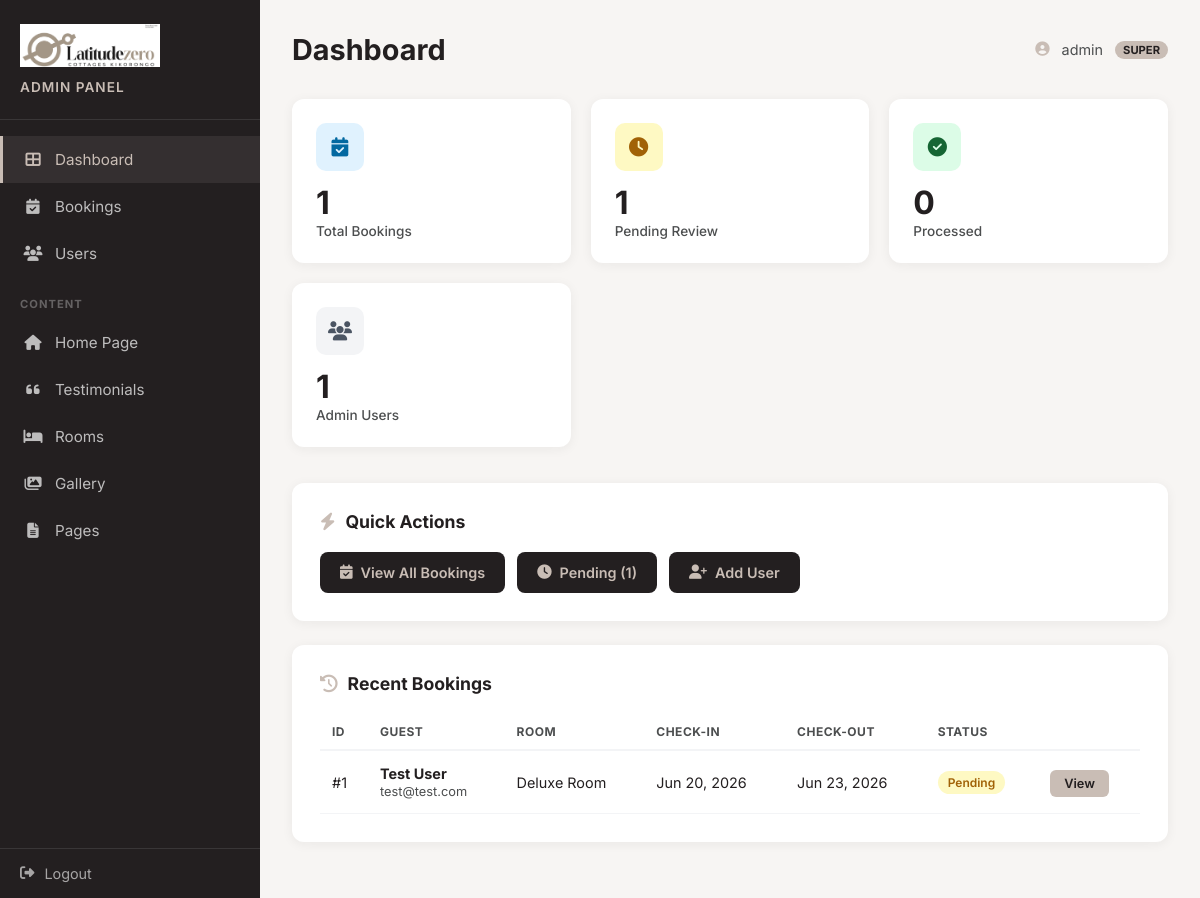
/admin/ (signed in), run on an earlier commit of the app's database.
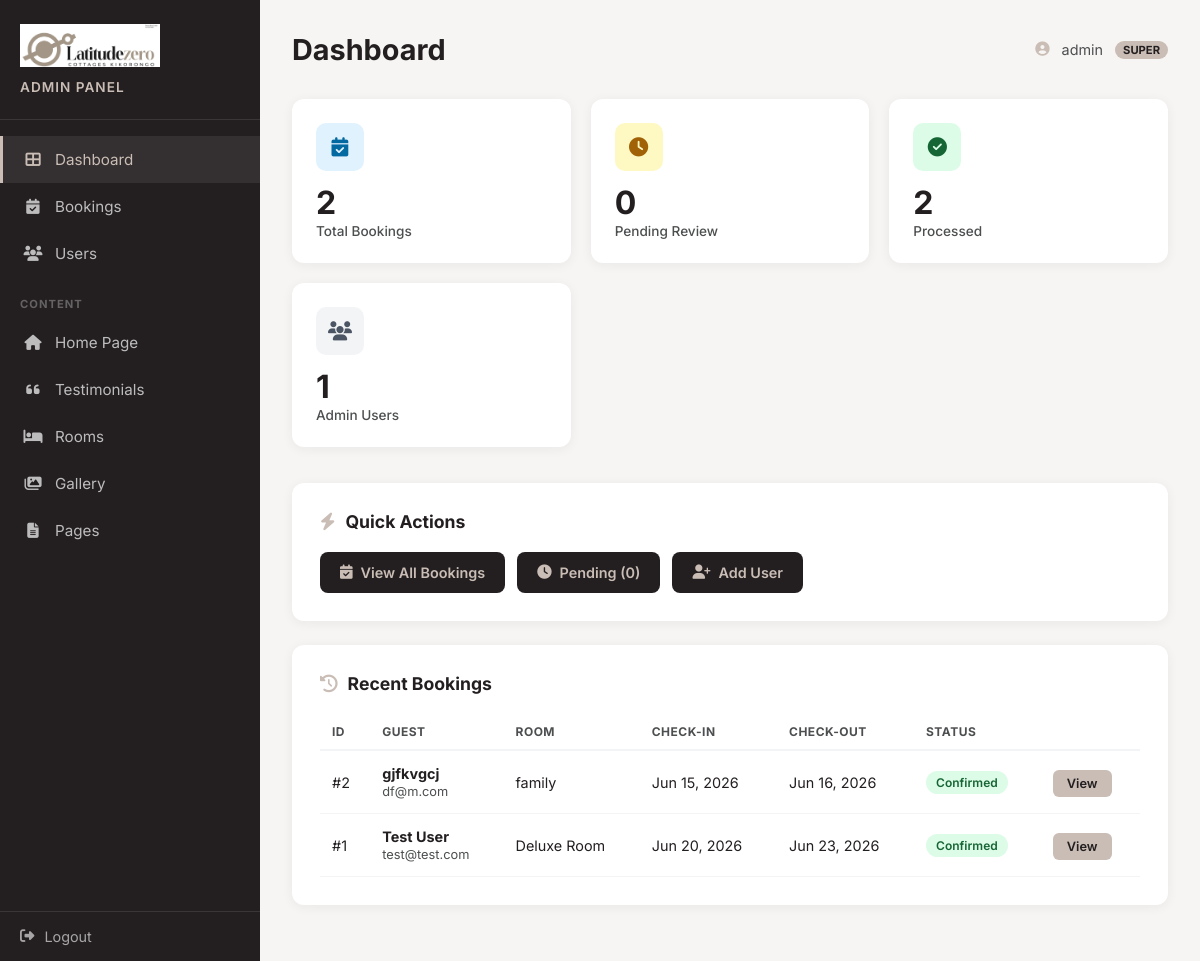
And on a later commit of the database.
### models.py (models this page shows, shortened)
class Booking(db.Model):
    __tablename__ = 'bookings'
    id = db.Column(db.Integer, primary_key=True)
    checkin = db.Column(db.Date, nullable=False)
    checkout = db.Column(db.Date, nullable=False)
    guests = db.Column(db.String(20), nullable=False)
    room = db.Column(db.String(100), nullable=False)
    name = db.Column(db.String(120), nullable=False)
    email = db.Column(db.String(120), nullable=False)
    phone = db.Column(db.String(40))
    requests = db.Column(db.Text)
    status = db.Column(db.String(20), default='pending')
    source = db.Column(db.String(20), default='whatsapp')
    created_at = db.Column(db.DateTime, default=datetime.utcnow)

### app.py (the view)
@app.route('/admin/')
@login_required
def admin_dashboard():
    today = date.today()
    pending_bookings = Booking.query.filter_by(status='pending').count()
    total_bookings = Booking.query.count()
    recent_bookings = Booking.query.order_by(Booking.created_at.desc()).limit(5).all()
    total_users = User.query.count()
    return render_template('dashboard.html',
                           pending=pending_bookings,
                           total=total_bookings,
                           recent=recent_bookings,
                           total_users=total_users,
                           now=today)

### app.py (called while the page is built)
@login_manager.user_loader
def load_user(user_id):
    return User.query.get(int(user_id))

### templates/dashboard.html (shortened to what the changed rows need)
<!DOCTYPE html>
<html lang="en">
<head>
    <link rel="stylesheet" href="https://cdnjs.cloudflare.com/ajax/libs/font-awesome/6.4.0/css/all.min.css">
</head>
<body>
    <div class="admin-layout">
        <aside class="sidebar">
            <div class="sidebar-header">
                <h2>Admin Panel</h2>
            </div>
        </aside>
        <main class="main-content">
            <div class="page-header">
                <h1>Dashboard</h1>
            </div>
            <div class="stats-grid">
                <div class="stat-card">
                    <div class="stat-icon blue"><i class="fas fa-calendar-check"></i></div>
                    <div class="stat-value">{{ total }}</div>
                    <div class="stat-label">Total Bookings</div>
                </div>
                <div class="stat-card">
                    <div class="stat-icon yellow"><i class="fas fa-clock"></i></div>
                    <div class="stat-value">{{ pending }}</div>
                    <div class="stat-label">Pending Review</div>
                </div>
                <div class="stat-card">
                    <div class="stat-icon green"><i class="fas fa-check-circle"></i></div>
                    <div class="stat-value">{{ total - pending }}</div>
                    <div class="stat-label">Processed</div>
                </div>
            </div>
            <div class="section-card">
                <div class="quick-actions">
                    <a href="/admin/bookings/"><i class="fas fa-calendar-check"></i> View All Bookings</a>
                    <a href="/admin/bookings/?status=pending"><i class="fas fa-clock"></i> Pending ({{ pending }})</a>
                    {% if current_user.is_superuser %}
                    <a href="/admin/users/create/"><i class="fas fa-user-plus"></i> Add User</a>
                    {% endif %}
                </div>
            </div>
            <div class="section-card">
                {% if recent %}
                <table>
                    <thead>
                        <tr>
                            <th>ID</th>
                            <th>Guest</th>
                            <th>Room</th>
                            <th>Check-in</th>
                            <th>Check-out</th>
                            <th>Status</th>
                            <th></th>
                        </tr>
                    </thead>
                    <tbody>
                        {% for booking in recent %}
                        <tr>
                            <td>#{{ booking.id }}</td>
                            <td>
                                <strong>{{ booking.name }}</strong><br>
                                <span style="color:#4C4E4F;font-size:0.8rem;">{{ booking.email }}</span>
                            </td>
                            <td>{{ booking.room }}</td>
                            <td>{{ booking.checkin.strftime('%b %d, %Y') }}</td>
                            <td>{{ booking.checkout.strftime('%b %d, %Y') }}</td>
                            <td><span class="badge {{ booking.status }}">{{ booking.status|title }}</span></td>
                            <td><a href="/admin/bookings/{{ booking.id }}/" class="btn-sm">View</a></td>
                        </tr>
                        {% endfor %}
                    </tbody>
                </table>
                {% else %}
                <div class="empty-state">
                    <i class="fas fa-calendar-times"></i>
                    <p>No bookings yet. Bookings will appear here when guests submit inquiries.</p>
                </div>
                {% endif %}
            </div>
        </main>
    </div>
</body>
</html>

What changed in the data, as far as the page shows it:
added Booking: id "2", name "gjfkvgcj", email "df@m.com", room "family", checkin "Jun 15, 2026", checkout "Jun 16, 2026", status "Confirmed"
changed Booking "Test User": status "Pending" → "Confirmed"
Also different on the page:
{{ total }}: "1" → "2"
{{ pending }}: "1" → "0"
{{ total - pending }}: "0" → "2"
